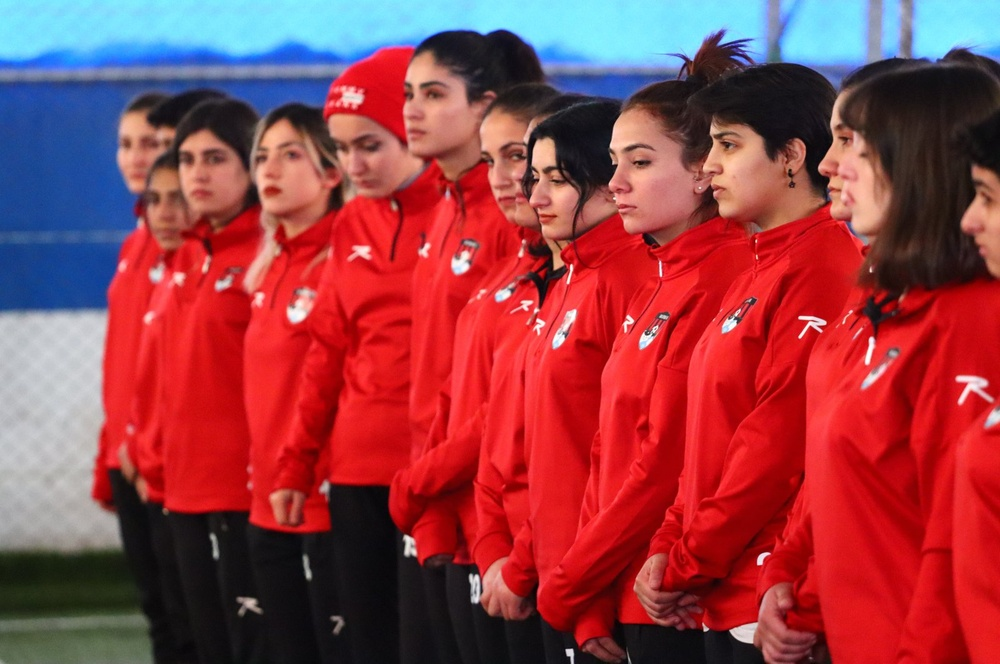
#> input picture data/input/1.jpg, 1000 x 664 px, shrunk from 1600 x 1062 before the run; its folder holds only this picture in this run
$ jupyter execute main.ipynb
#> lines starting #> are read from the running program, lines starting #| are printed output that depends on the picture
#> in show, image is the input picture: shape (664, 1000, 3); mean B, G, R 70.5, 61.8, 149.2
### utils/convolution.py
import cv2
import numpy as np

class ConvolutionProcessor:
    def __init__(self):
        pass

    def apply(self, image: np.ndarray, kernel: np.ndarray) -> np.ndarray:
            channels = [cv2.filter2D(image[:, :, i], -1, kernel) for i in range(3)]
#> channels = 3 items
            return np.stack(channels, axis=2)
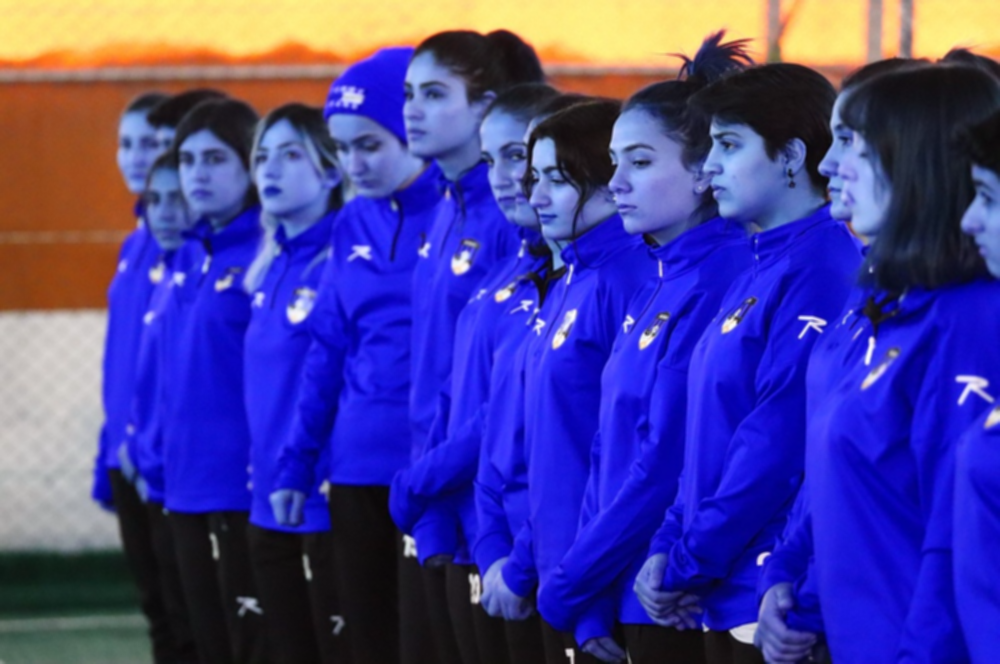
#> returned value: shape (664, 1000, 3); mean of channels 0, 1, 2 149.2, 61.8, 70.5; drawn as B, G, R

### utils/image_processor.py
import cv2
import numpy as np

class ImageProcessor:
    def __init__(self):
        pass

    def is_bnw(self, image_path: str, bnw_threshold: int = 5) -> bool:
#> called with image_path = 'data/input/1.jpg', bnw_threshold = 5
        image = cv2.imread(image_path)

        grayscale_image = cv2.cvtColor(image, cv2.COLOR_BGR2GRAY)
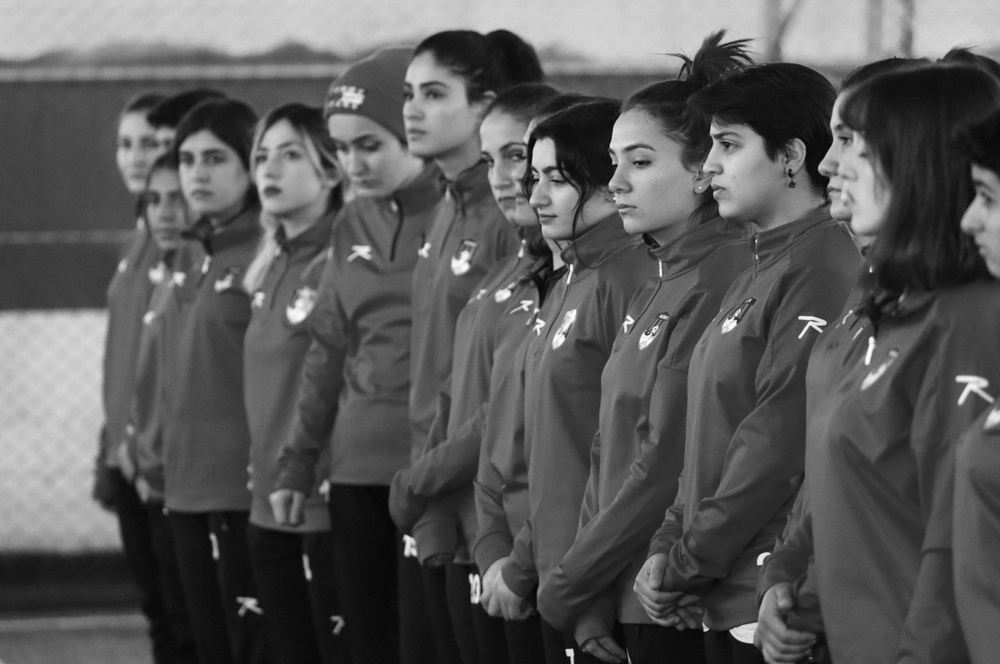
#> grayscale_image: shape (664, 1000); min 3, max 255, mean 88.9

        grayscale_bgr = cv2.cvtColor(grayscale_image, cv2.COLOR_GRAY2BGR)

        mean_diff = np.mean(cv2.absdiff(image, grayscale_bgr))
#> mean_diff = 49.55

        return mean_diff < bnw_threshold

    def save(self, image: np.ndarray, output_path: str):
        cv2.imwrite(output_path, image)

### utils/face_detector.py
import cv2
import matplotlib.pyplot as plt
from retinaface import RetinaFace
import numpy as np

class FaceDetector:
    def __init__(self):
        pass

    def detect_faces(self, image_path: str):
        faces = RetinaFace.detect_faces(image_path)
        return faces

    # [63 lines left out: functions face_features, is_frontface, visualize_detection, not called in this run]

### main.ipynb
# Ingorwn Body of the Program & Just Show Images in Notebook

[cell 1]
import os
import numpy as np
import matplotlib.pyplot as plt
import cv2
from utils.convolution import ConvolutionProcessor
from utils.image_processor import ImageProcessor
from utils.face_detector import FaceDetector

def test_kernels(input_dir: str):
    conv_processor = ConvolutionProcessor()

    for file in os.listdir(input_dir):
        file_path = os.path.join(input_dir, file)
        image = cv2.imread(file_path)
        rgb = cv2.cvtColor(image, cv2.COLOR_BGR2RGB)

        identity = np.array([[0, 0, 0], [0, 1, 0], [0, 0, 0]])
        sobel_left = np.array([[1, 0, -1], [2, 0, -2], [1, 0, -1]])
        blur = np.array([[1, 1, 1], [1, 1, 1], [1, 1, 1]]) / 9
        random = np.random.rand(3, 3)

        # Apply the blur kernel (or any other kernel of your choice)
        convolved_image = conv_processor.apply(rgb, blur)

        # Display the convolved image
        plt.imshow(convolved_image)
        plt.title(file)
        plt.axis('off')
        plt.show()

def filter_frontfaces(input_dir: str, output_dir: str):
    processor = ImageProcessor()
    face_detector = FaceDetector()

    if not os.path.exists(output_dir):
        os.makedirs(output_dir)

    for file in os.listdir(input_dir):
        file_path = os.path.join(input_dir, file)

        if processor.is_bnw(file_path):
            print(f"The {file} image is black & white!")
            continue

        faces = face_detector.detect_faces(file_path)
        if faces:
            features = face_detector.face_features(faces)
            is_front, calculations, conditions = face_detector.is_frontface(features)
            if is_front:
                print(f"Front face detected in {file}.")
                image = cv2.imread(file_path)
                output_path = os.path.join(output_dir, file)
                processor.save(image, output_path)
                face_detector.visualize_detection(file_path, features)
                print(calculations)
                print(conditions)
            else:
                print(f"No front face detected in {file}.")

def show(input_dir: str):
    for file in os.listdir(input_dir):
        file_path = os.path.join(input_dir, file)
        image = cv2.imread(file_path)
        rgb = cv2.cvtColor(image, cv2.COLOR_BGR2RGB)

        plt.imshow(rgb)
        plt.title(file)
        plt.axis('off')
        plt.show()

input_dir = 'data/input/'
output_dir = 'data/output/'
show(input_dir)

# Apply The Favorite Kernel to All Images & Show Them Again

[cell 2]
test_kernels(input_dir)

# Analyze Images & Display The Recognized FrontFaces with Some Calarifications While Saving Them

[cell 3]
filter_frontfaces(input_dir, output_dir)
#> (the call stopped at in detect_faces, `faces = RetinaFace.detect_faces(image_path)`: retinaface is not available in this run)

$ run again, on data/input/5.jpeg
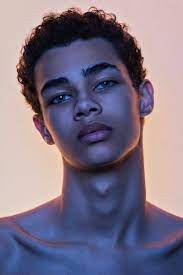
#> input picture data/input/5.jpeg, 183 x 275 px
#> in show, image is the input picture: shape (275, 183, 3); mean B, G, R 133.2, 114.3, 125.4
#> channels = 3 items
#> in apply, `return np.stack(channels, axis=2)`:
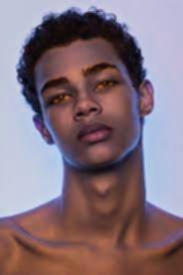
#> returned value: shape (275, 183, 3); mean of channels 0, 1, 2 125.4, 114.3, 133.2; drawn as B, G, R
#> in is_bnw, `grayscale_image = cv2.cvtColor(image, cv2.COLOR_BGR2GRAY)`:
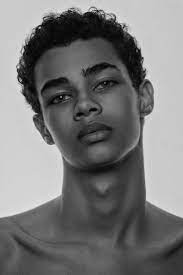
#> grayscale_image: shape (275, 183); min 1, max 237, mean 119.8
#> mean_diff = 15.5

$ run again, on data/input/2.jpg
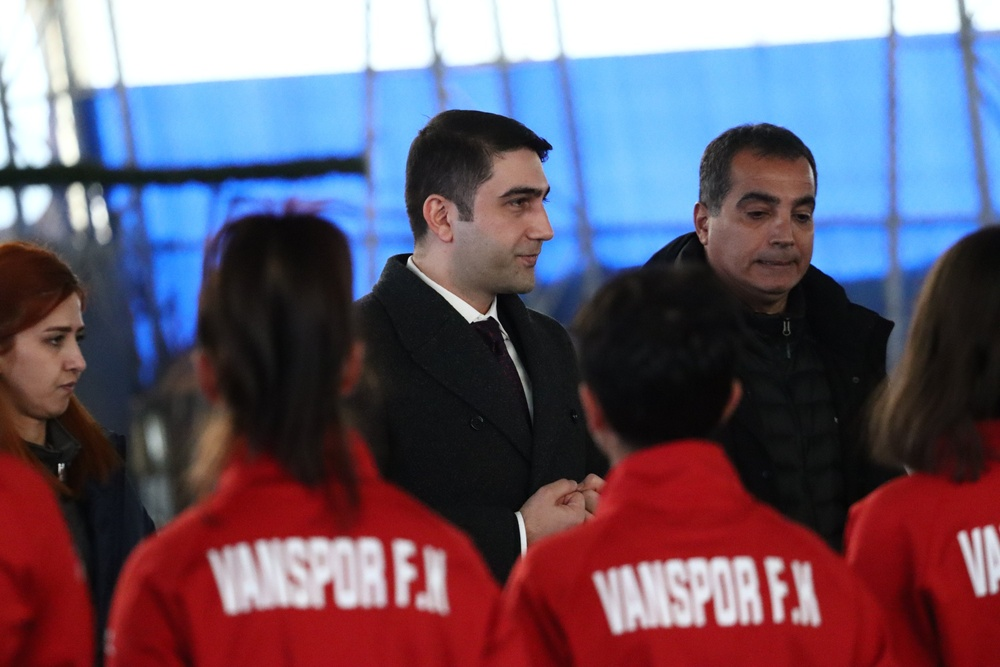
#> input picture data/input/2.jpg, 1000 x 667 px, shrunk from 3000 x 2000 before the run
#> in show, image is the input picture: shape (667, 1000, 3); mean B, G, R 107.3, 89.9, 104
#> channels = 3 items
#> in apply, `return np.stack(channels, axis=2)`:
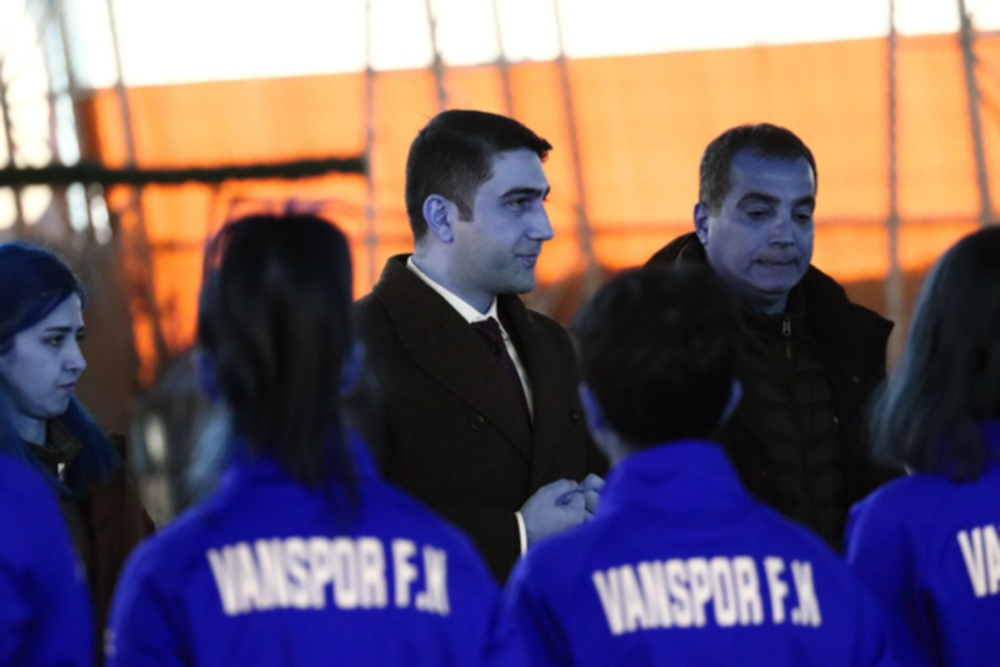
#> returned value: shape (667, 1000, 3); mean of channels 0, 1, 2 104, 89.9, 107.3; drawn as B, G, R
#> in is_bnw, `grayscale_image = cv2.cvtColor(image, cv2.COLOR_BGR2GRAY)`:
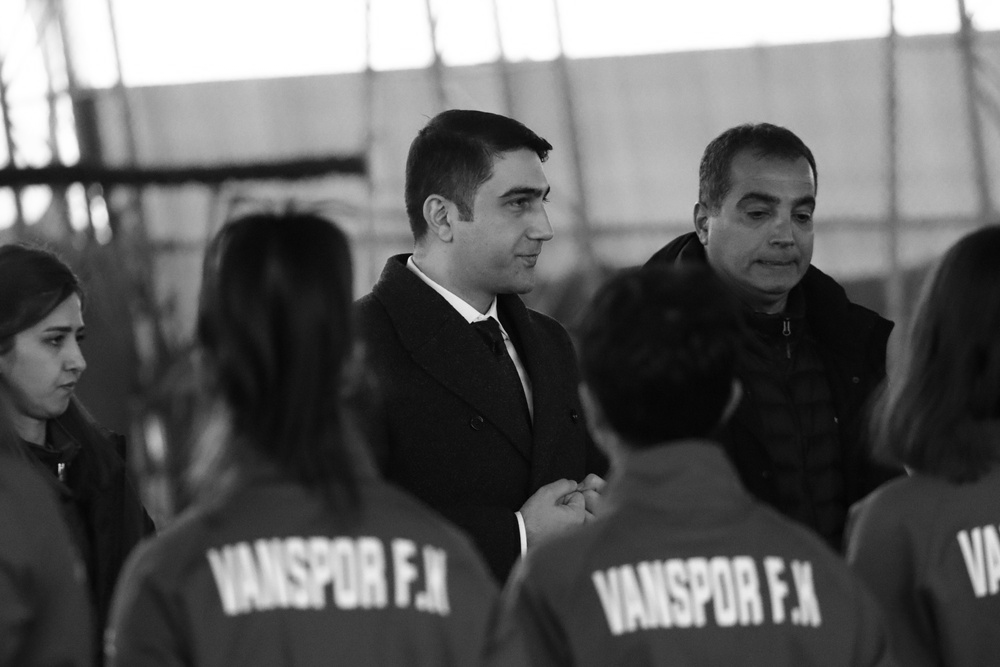
#> grayscale_image: shape (667, 1000); min 0, max 255, mean 96.1
#> mean_diff = 25.24
